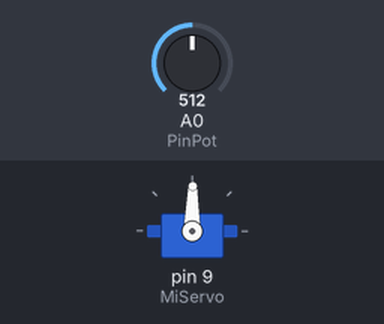
The sketch below on a simulated Arduino Uno, built with avr-gcc and run on an emulated ATmega328P. Parts: servo. The inputs (shaded band) are chosen by the test bench; at power-on: A0 (PinPot) = 512. What the sketch prints to the serial monitor is not drawn.

Above: at 1.3 s.
1.4 s: A0 (PinPot) set to 716
At 2.6 s:
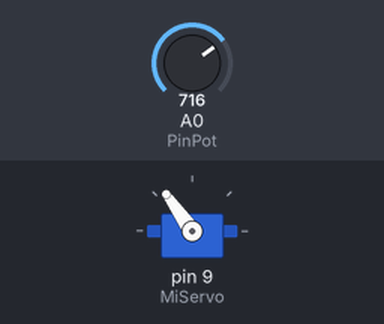
3.0 s: A0 (PinPot) set to 900
At 3.8 s:
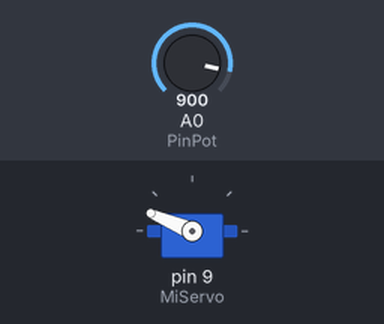
4.5 s: A0 (PinPot) set to 1023
At 5.1 s:
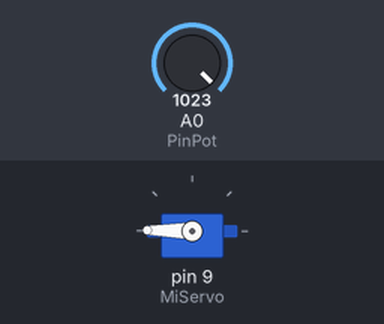
6.0 s: A0 (PinPot) set to 306
At 6.3 s:
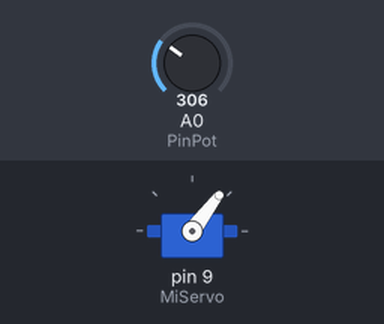
7.5 s: A0 (PinPot) set to 122
At 8.7 s:
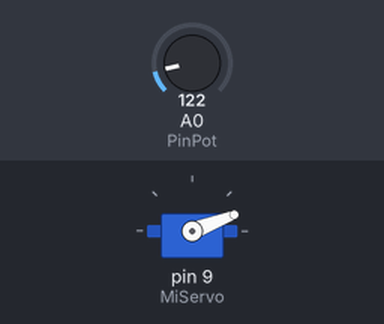
9.0 s: A0 (PinPot) set to 511
At 10.0 s:
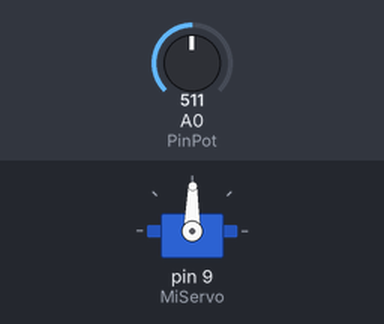
Timing chart, 0 to 11.5 s (numbered marks = the images above; inputs shaded):
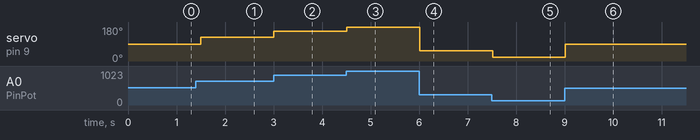

The sketch:

Indicador_del_estado_de_animo.ino
```cpp
#include <Servo.h>
Servo MiServo;
int const PinPot = A0;
int ValorPot;
int Angulo;
void setup()
  {
    MiServo.attach(9);
    Serial.begin(9600);
  }

void loop()
  {
    ValorPot = analogRead(PinPot);
    Serial.print("Posición del Potenciometro:");
    Serial.print(ValorPot);
    Angulo =map(ValorPot, 0, 1023, 0, 179);
    Serial.print("Angulo:");
    Serial.print(Angulo);
    MiServo.write(Angulo);
    delay(500);
  }
```

Measured:
- after the input at 1.4 s, servo on pin 9 (MiServo): 89° → 125° after 0.10 s
- after the input at 3.0 s, servo on pin 9 (MiServo): 125° → 157° at once
- after the input at 4.5 s, servo on pin 9 (MiServo): 157° → 179° at once
- after the input at 6.0 s, servo on pin 9 (MiServo): 179° → 53° at once
- after the input at 7.5 s, servo on pin 9 (MiServo): 53° → 21° at once
- after the input at 9.0 s, servo on pin 9 (MiServo): 21° → 89° at once
